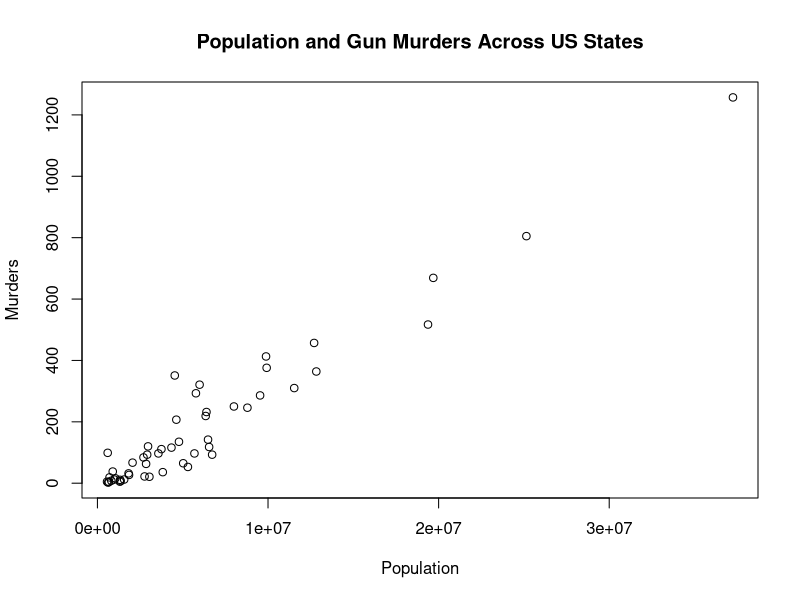
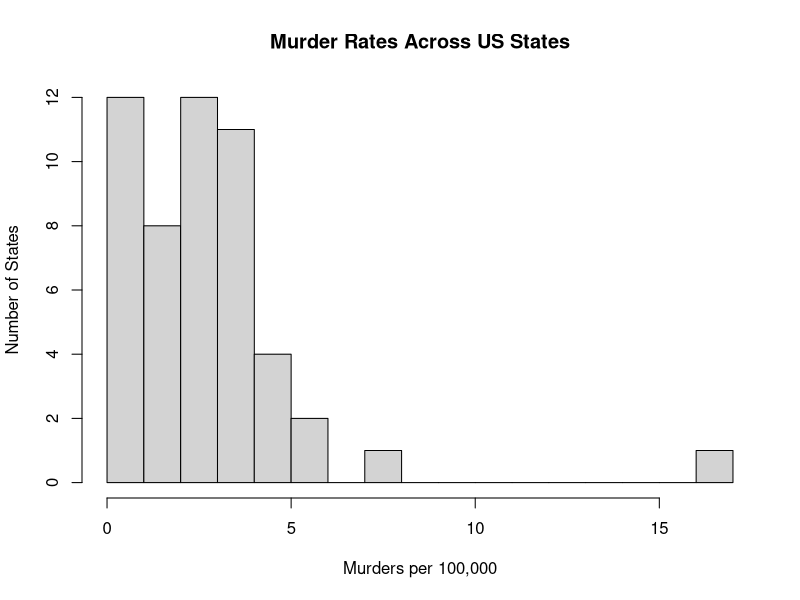
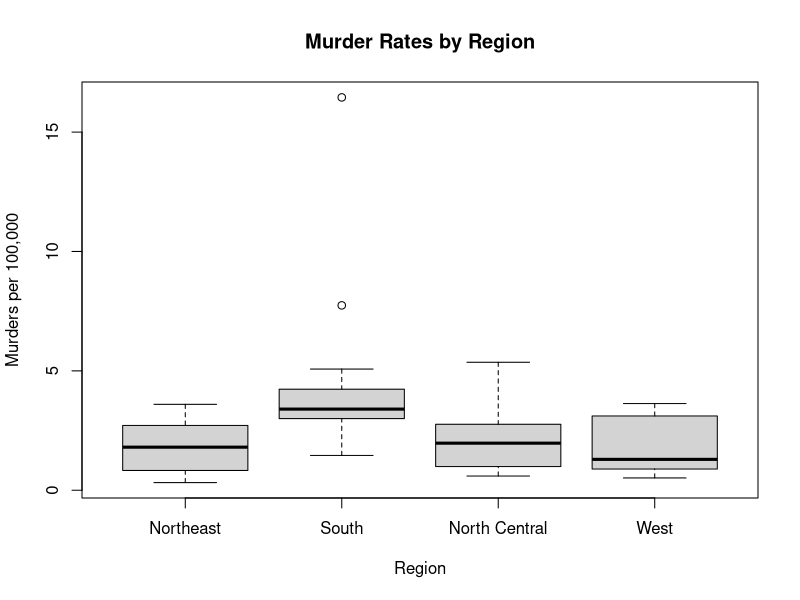

These charts were generated, in order, by the following R code:
## ---- chunk 1
library(tidyverse)
library(dslabs)
data(murders)
## ---- chunk 2
murders$state[which.max(murders$total)]
## ---- chunk 3
plot(murders$population, 
     murders$total,
     xlab = "Population", 
     ylab = "Murders",
     main = "Population and Gun Murders Across US States")
## ---- chunk 4
murders <- murders %>% mutate(murder_rate = total / (population / 100000))

## Alternative approach
## murders$murder_rate <- murders$total / murders$population
## ---- chunk 5
## can use histogram
hist(murders$murder_rate, 
     breaks = 15,
     xlab = "Murders per 100,000", 
     ylab = "Number of States",
     main = "Murder Rates Across US States")

## can use boxplot by region
boxplot(murder_rate ~ region, 
        data = murders,
        xlab = "Region", 
        ylab = "Murders per 100,000",
        main = "Murder Rates by Region")
## ---- chunk 6
murders$state[murders$murder_rate < 2]
## ---- chunk 7
states_below_cutoff <- function(murders, cutoff){
  return(murders$state[murders$murder_rate < cutoff])
}

states_below_cutoff(murders, cutoff = 2)
## ---- chunk 8
length(states_below_cutoff(murders, cutoff = 3))
## ---- chunk 9
states_below_cutoff_in_region <- function(murders, cutoff, geo_region){
  return(murders$state[murders$murder_rate < cutoff & 
                               murders$region == geo_region])
}
## ---- chunk 10
length(states_below_cutoff_in_region(murders, cutoff = 2, geo_region = "West"))
## ---- chunk 11
length(states_below_cutoff_in_region(murders, cutoff = 2, geo_region = "South"))
